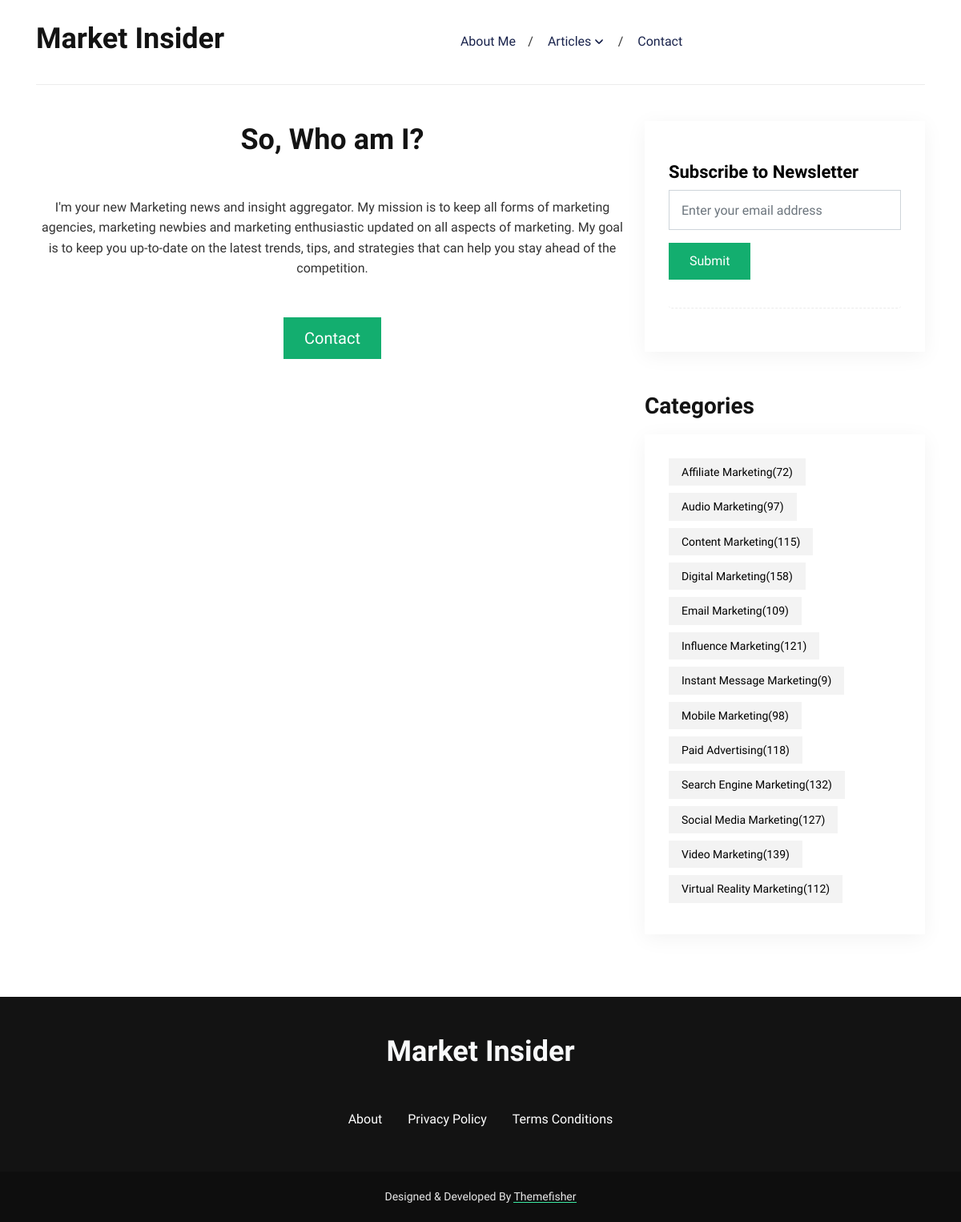
The page /about/ on the database its author committed.
### blog/models.py (models this page shows, shortened)
class Account(models.Model):
    user = models.OneToOneField(User, related_name="account", on_delete=models.CASCADE)
    description = models.TextField(blank=True, null=True)
    image = models.ImageField(blank=True, upload_to="profile/")
    tel = PhoneNumberField(max_length=20, blank=True, null=True)
    contact_intro = models.TextField(blank=True, null=True)
    address = models.CharField(max_length=250, blank=True, null=True)
    meta_keywords = models.CharField(max_length=255, blank=True, null=True)
    meta_description = models.TextField(null=True, blank=True)
    meta_author = models.CharField(max_length=255, blank=True, null=True)

class Category(models.Model):
    name = models.CharField(max_length=200)
    rss = models.URLField(null=True, blank=True)
    slug = models.SlugField(max_length=250, null=True, blank=True, db_index=True)
    is_active = models.BooleanField(default=True, db_index=True)
    updated_at = models.DateTimeField(auto_now=True)
    class Meta:
        verbose_name = "Category"
        verbose_name_plural = "Categories"
        ordering = ["name"]
    def get_absolute_url(self):
        return reverse(
            "blog:category",
            args=[
                self.slug,
            ],
        )

### newsletter/models.py (models this page shows)
class Newsletter(models.Model):
    uuid = models.UUIDField(default=uuid.uuid4, editable=False, primary_key=True)
    email = models.EmailField(max_length = 254, unique=True, error_messages={"email": "Email already subscribed!"})
    is_active = models.BooleanField(default=False)
    created_at = models.DateTimeField(auto_now_add=True)

### blog/views.py (the view)
# urls.py: path("about/", views.about, name="about"),
def about(request):
    return render(request, "about.html", {"title": "About"})

### newsletter/forms.py
class NewsletterForm(forms.ModelForm):
    class Meta:
        model = Newsletter
        fields = ('email',)
    def __init__(self, *args, **kwargs):
        super().__init__(*args, **kwargs)
        self.fields['email'].widget.attrs.update({'class': 'form-control'})

### blog/context_processors.py (called while the page is built)
def blog(request):
    return {
        "categories": Category.objects.filter(is_active=True),
        "me": User.objects.prefetch_related("account").first()
    }

### newsletter/context_processors.py (called while the page is built)
def newsletter(request):
    return {
        "newsletter_form": NewsletterForm(),
    }

### templates/about.html
{% extends "base.html" %}
{% load static %}
{% block content %}
  <div class="text-center">
      <h1 class="mb-5 fw-bold">So, Who am I?</h1>
      <div class="content">
        <p>{{ me.account.description }}</p>
      </div>
  </div>
  <div class="m-5 d-flex justify-content-center">
      <a href="{% url "blog:contact" %}" class="btn btn-lg btn-primary">Contact</a>
  </div>
{% endblock %}

### templates/base.html (shortened to what this page needs)
{% load static %}
{% load widget_tweaks %}
<!DOCTYPE html>
<html lang="en-us">
    <head>
    	<link rel="stylesheet" href="{% static "plugins/bootstrap/bootstrap.min.css" %}">
    	<link rel="stylesheet" href="{% static "css/style.css" %}">
    </head>
    <body>
        <header class="navigation">
          <div class="container">
            <nav class="navbar navbar-expand-lg navbar-light px-0">
              <a class="navbar-brand order-1 py-0" href="{% url "blog:home" %}">
                <h1 class="fw-bold">Market Insider</h1>
              </a>
              <div class="collapse navbar-collapse text-center order-lg-2 order-4" id="navigation">
                <ul class="navbar-nav mx-auto mt-3 mt-lg-0">
                  <li class="nav-item"> <a class="nav-link" href="{% url "blog:about" %}">About Me</a>
                  </li>
                  <li class="nav-item dropdown"> <a class="nav-link dropdown-toggle" href="#" role="button"
                      data-toggle="dropdown" aria-haspopup="true" aria-expanded="false">
                      Articles
                    </a>
                  </li>
                  <li class="nav-item"> <a class="nav-link" href="{% url 'blog:contact' %}">Contact</a>
                  </li>
                </ul>
              </div>
            </nav>
          </div>
        </header>
        <main>
          {% if contact is True or handler is True %}
            {% block section %}
            {% endblock %}
          {% else %}
            <section class="section">
              <div class="container">
                <div class="row no-gutters-lg">
                  <div class="col-12">
                  </div>
                  <div class="col-lg-8 mb-5 mb-lg-0">
                    {% block content %}
                    {% endblock %}
                  </div>
                  <div class="col-lg-4">
                    <div class="widget-blocks">
                      <div class="row">
                        <div class="col-lg-12 col-md-6">
                          <div class="widget">
                            <div class="widget-body">
                              <div class="widget-list">
                                <article class="card mb-4">
                                  <div class="card-body px-0 pb-1" id="newsletter_temp">
                                    {% include "newsletter/newsletter.html" %}
                                  </div>
                                </article>
                              </div>
                            </div>
                          </div>
                        </div>
                        <div class="col-lg-12 col-md-6">
                          <div class="widget">
                            <h2 class="section-title mb-3">Categories</h2>
                            <div class="widget-body">
                              <ul class="widget-list">
                                {% for category in categories %}
                                  <li><a href="{{ category.get_absolute_url }}">{{ category.name|title }}<span class="ml-auto">({{ category.posts.count }})</span></a></li>
                                {% endfor %}
                              </ul>
                            </div>
                          </div>
                        </div>
                      </div>
                    </div>
                  </div>
                </div>
              </div>
            </section>
          {% endif %}
        </main>
        <footer class="bg-dark mt-5">
          <div class="container section">
            <div class="row">
              <div class="col-lg-10 mx-auto text-center">
                <a class="d-inline-block mb-4 pb-2" href="{% url "blog:home" %}">
                  <h1 class="fw-bold text-light">Market Insider</h1>
                </a>
                <ul class="p-0 d-flex navbar-footer mb-0 list-unstyled">
                  <li class="nav-item my-0"> <a class="nav-link" href="{% url "blog:about" %}">About</a></li>
                  <li class="nav-item my-0"> <a class="nav-link" href="{% url "blog:privacy-policy" %}">Privacy Policy</a></li>
                  <li class="nav-item my-0"> <a class="nav-link" href="{% url "blog:terms-conditions" %}">Terms Conditions</a></li>
                </ul>
              </div>
            </div>
          </div>
          <div class="copyright bg-dark content">Designed &amp; Developed By <a href="https://themefisher.com/">Themefisher</a></div>
        </footer>
    </body>
</html>

### newsletter/templates/newsletter/newsletter.html (shortened to what this page needs)
{% load static %}
{% load widget_tweaks %}
<h3><span class="post-title post-title-sm">Subscribe to Newsletter</span></h3>
<form action="{% url 'newsletter:subscribe' %}" method="post" >
  <div class="form-group">
    {% render_field newsletter_form.email placeholder="Enter your email address" %}
  </div>
  <div class="form-group">
    <input
      type="submit"
      class="btn btn-primary" />
  </div>
</form>

### static/css/style.css (style rules this page uses)
body { line-height: 1.6; font-family: "Work Sans", sans-serif; -webkit-font-smoothing: antialiased; font-size: 16px; color: #333; }
p { font-weight: 400; color: #333; font-size: 16px; line-height: 1.6; font-family: "Work Sans", sans-serif; }
h1, h2, h3, h4, h5, h6, .h1, .h2, .h3, .h4, .h5, .h6 { color: #131313; font-family: "Neuton", serif; font-weight: 700; line-height: 1.3; }
h1, .h1 { font-size: 36px; }
h2, .h2 { font-size: 28px; }
h3, .h3 { font-size: 22px; }
.btn { font-family: "Work Sans", sans-serif; font-weight: 500; text-transform: capitalize; padding: 10px 25px; border-radius: 0; border: 1px solid; position: relative; z-index: 1; transition: 0.2s ease; }
.btn-primary { background: #13AE6F; color: #fff; border-color: #13AE6F; }
body { background-color: #fff; overflow-x: hidden; }
a, a:hover, a:focus { text-decoration: none; }
a, button, select { cursor: pointer; transition: 0.2s ease; }
.section { padding-top: 30px; padding-bottom: 30px; }
.section-title { position: relative; z-index: 1; margin-bottom: 15px; }
.section-title::before { position: absolute; height: 4px; width: 100%; content: ""; left: 0; top: 0; z-index: -1; }
.bg-dark { background-color: #131313 !important; }
@media screen and (min-width: 991px) and (max-width: 1200px) { .no-gutters-lg { margin-right: 0; margin-left: 0; } }
@media screen and (min-width: 991px) and (max-width: 1200px) { .no-gutters-lg > .col, .no-gutters-lg > [class*=col-] { padding-right: 0; padding-left: 0; } }
.navigation { background-color: transparent; }
.navigation .navbar { border-bottom: 1px solid #ececec; padding: 25px 0; }
.navigation .navbar-nav { flex-direction: row; }
.navigation .nav-item { margin: 0; position: relative; }
.navigation .nav-item::after { position: absolute; content: "/"; right: -2px; top: 50%; transform: translateY(-50%); }
.navigation .nav-item .nav-link { font-size: 16px; font-weight: 500; font-family: "Work Sans", sans-serif; text-transform: capitalize; line-height: 1; display: inline-block; }
.navigation .nav-item:last-child::after { display: none; }
.navigation .nav-item.dropdown .nav-link { position: relative; padding-right: 38px !important; }
.navigation .nav-item.dropdown .nav-link::after { display: none; }
.navigation .nav-item.dropdown .nav-link::before { position: absolute; right: 24px; top: calc(50% - 6px); display: inline-block; vertical-align: 0.255em; content: ""; height: 8px; width: 8px; border: 2px solid; border-left: 0; border-top: 0; border-color: inherit; border-radius: 2px; transform: rotate(45deg); transition: 0s; }
.navigation .navbar-light .navbar-nav .nav-link { color: #19234C; font-weight: 500; padding: 15px 20px; }
.navbar-footer { justify-content: center; flex-wrap: wrap; }
.navbar-footer .nav-item { margin: 10px 0; }
.navbar-footer .nav-item .nav-link { color: #fff; }
.card { border: 0; position: relative; }
.post-title { color: #000; display: inline; text-decoration: none; background-image: linear-gradient(#3deaa4, #3deaa4); background-position: 0% 80%; background-repeat: no-repeat; background-size: 0% 8px; transition: background-size 0.3s; }
.post-title-sm { background-size: 0% 3px; }
.content * { margin-bottom: 5px; }
.content a { color: inherit !important; display: inline; text-decoration: none; background-image: linear-gradient(#3deaa4, #3deaa4); background-position: 0% 110%; background-repeat: no-repeat; background-size: 100% 3px; transition: 0.3s; }
.widget-blocks { padding-left: 20px; }
.widget-blocks .row > .col:last-child .widget, .widget-blocks .row > [class*=col-]:last-child .widget { margin-bottom: 0 !important; }
.widget { margin-bottom: 50px; }
.widget-body { padding: 30px; background-color: #fff; border-radius: 0; box-shadow: 0 5px 25px rgba(0, 0, 0, 0.05); }
.widget-list { list-style: none; padding: 0; margin: 0; }
.widget-list .card { border-bottom: 1px dashed #ececec; padding-bottom: 15px; }
.widget-list li { display: inline-block; }
.widget-list li a { background-color: rgba(19, 19, 19, 0.05); color: black; text-transform: capitalize; padding: 6px 16px; margin-bottom: 9px; margin-right: 9px; display: block; font-size: 14px; border-radius: 0; }
.copyright { background-color: #0e0e0e !important; color: #e8e8e8; padding: 20px 0; font-size: 14px; text-align: center; }
footer .section { padding: 45px 0; }
.form-control { border-radius: 0; min-height: 50px; padding: 10px 15px; }

### rows shown on the page
Category: name "Affiliate Marketing", posts.count "72"
Category: name "Audio Marketing", posts.count "97"
Category: name "Content Marketing", posts.count "115"
Category: name "Digital Marketing", posts.count "158"
Category: name "Email Marketing", posts.count "109"
Category: name "Influence Marketing", posts.count "121"
Category: name "Instant Message Marketing", posts.count "9"
Category: name "Mobile Marketing", posts.count "98"
Category: name "Paid Advertising", posts.count "118"
Category: name "Search Engine Marketing", posts.count "132"
Category: name "Social Media Marketing", posts.count "127"
Category: name "Video Marketing", posts.count "139"
Category: name "Virtual Reality Marketing", posts.count "112"
